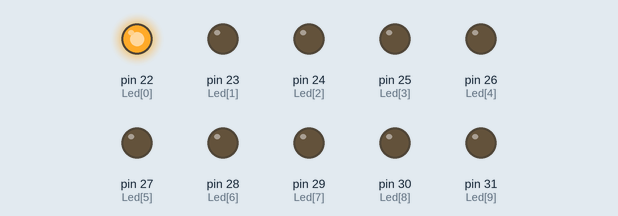
This sketch was run on a simulated Arduino Mega 2560, built with avr-gcc and run on an emulated ATmega2560. On the bench: output pins drawn as LEDs (lit = HIGH).

Above: at 0.5 s.
At 3.5 s:
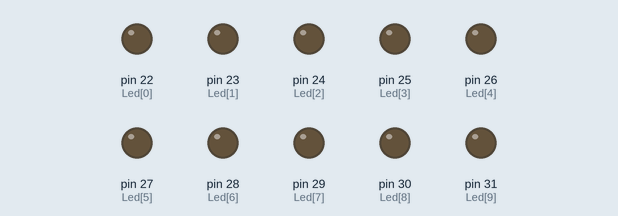
At 6.5 s:
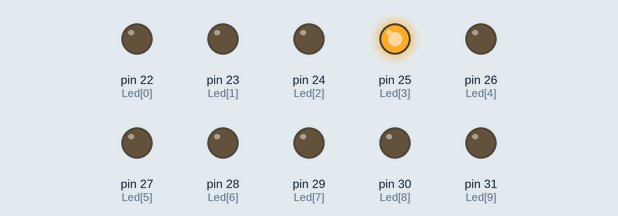
At 12.5 s:
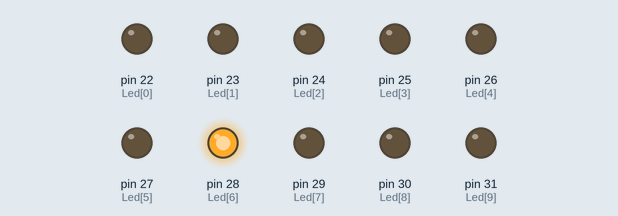
At 18.5 s:
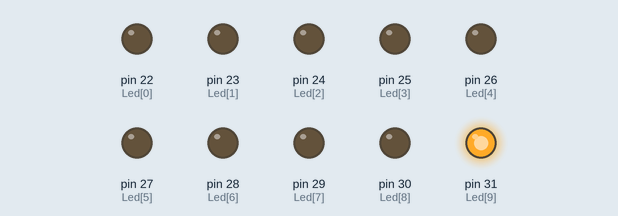
At 24.5 s:
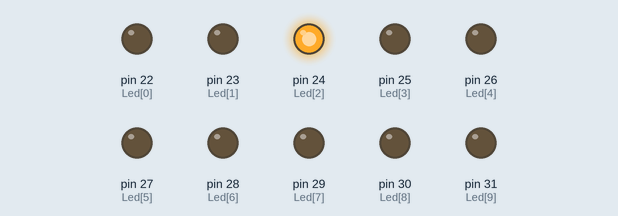
Timing chart, 0 to 26.0 s (numbered marks = the images above):
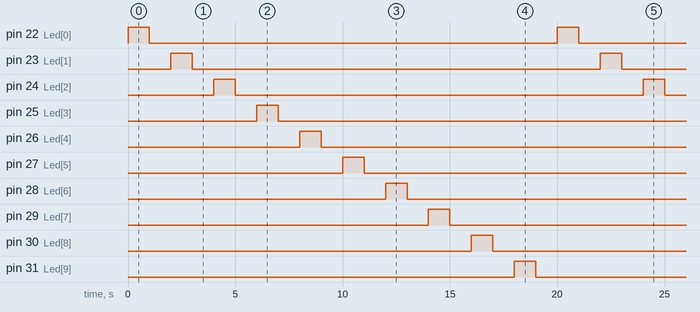

Measured:
- by itself, pin 22 (Led[0]), pin 23 (Led[1]), pin 24 (Led[2]), pin 25 (Led[3]), pin 26 (Led[4]), pin 27 (Led[5]), pin 28 (Led[6]), pin 29 (Led[7]), pin 30 (Led[8]), pin 31 (Led[9]): alternates HIGH for 1.0 s and LOW for 19.0 s

The sketch:

2_SV2_ARD_SIRAYLA_LED_YAKMA.ino
```cpp
int Led [10] = {22,23,24,25,26,27,28,29,30,31};      //LED'ler (10 adet) ve bağlı oldukları pinler Led değişkeni ile dizi şeklinde tanımlanır

void setup() {

    for(int i=0; i<10; i++)                          //Led[] içerisinde kullanılmak üzere i değişkeni tanımlanır. Başlangıç değeri olarak 0 verilen i değişkeni 9 değerini alıncaya kadar döngü tekrar edilir ve her seferinde 1 artırılır

    {
    pinMode(Led [i], OUTPUT);                        //10 adet LED'e çıkış verilir
    }

}

void loop() {

int Sayici = 0;                                       //Led[] içerisinde kullanılmak üzere Sayici değişkeni ve değişkenin başlangıç değeri tanımlanır

    while (Sayici < 10)                               //Sayici değişkeni 10'dan küçük bütün değerleri alıncaya kadar while döngüsü tekrarlanır. Burada Sayici en son 9 değerini alır

    {
    digitalWrite(Led [Sayici], HIGH);                 //10 adet LED Sayici değişkeni yardımıyla sırayla yakılır
    delay(1000);                                      //1000 milisaniye=1 saniye bekleme süresi eklenir
    digitalWrite(Led [Sayici], LOW);                  //10 adet LED Sayici değişkeni yardımıyla sırayla söndürülür
    delay (1000);                                     //1000 milisaniye=1 saniye bekleme süresi eklenir
    Sayici++;                                         //Sayici 1 artırılır
    }

}
```
